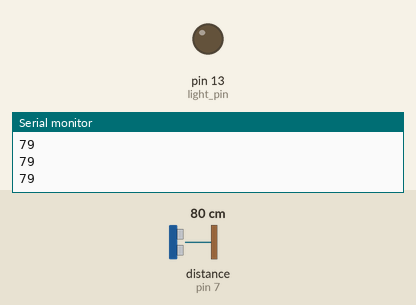
Recording of a sketch running on a simulated Arduino Uno, built with avr-gcc and run on an emulated ATmega328P. Parts: output pins drawn as LEDs (lit = HIGH), the last lines printed to the serial monitor. Wiring (inferred from the names in the program): ultrasonic range finder: trigger pin 8; echo pin 7. The inputs (shaded band) are chosen by the test bench; at power-on: distance to the obstacle (sensor on pin 7) 80 cm. The echo pulse lasts 58.3 µs per cm; pins used as bus, display or sensor lines are not drawn.

Above: at 1.2 s.
1.3 s: distance to the obstacle (sensor on pin 7) set to 12 cm
2.8 s: distance to the obstacle (sensor on pin 7) set to 9 cm
At 4.0 s:
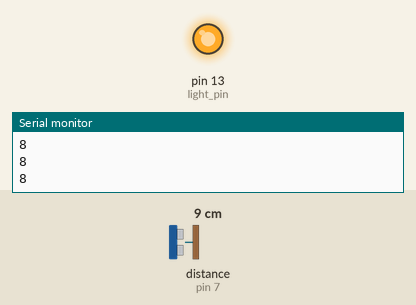
4.3 s: distance to the obstacle (sensor on pin 7) set to 18 cm
At 4.6 s:
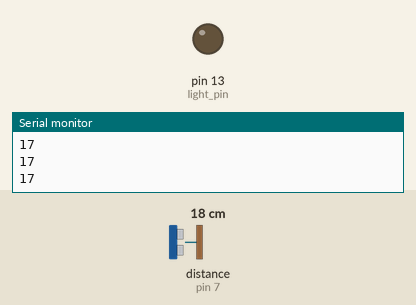
5.8 s: distance to the obstacle (sensor on pin 7) set to 2 cm
At 6.4 s:
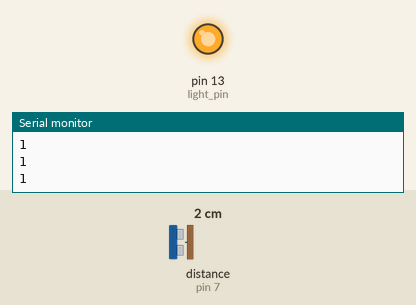
Timing chart, 0 to 8.3 s (numbered marks = the images above; inputs shaded):
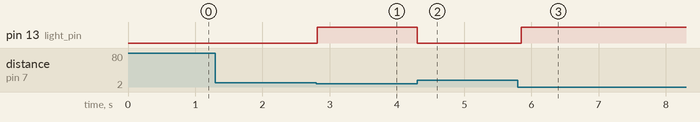

Measured:
- the behaviour switches between 11 and 10 cm on distance to the obstacle (sensor on pin 7) (found by bisection; images 0 and 1)
- after the input at 2.8 s, pin 13 (light_pin): LOW → HIGH at once
- after the input at 4.3 s, pin 13 (light_pin): HIGH → LOW at once
- after the input at 5.8 s, pin 13 (light_pin): LOW → HIGH after 0.05 s

The sketch:

Ultrasonic_Detector_-_Mark_I.ino
```cpp
#define echo_pin 7
#define trig_pin 8
#define light_pin 13

long duration;
long distance;

void setup() {
  // put your setup code here, to run once:
  Serial.begin(9600);
  pinMode(echo_pin, INPUT);
  pinMode(trig_pin, OUTPUT);
  pinMode(light_pin, OUTPUT);
}

void loop() {
  // Turn ultrasonic sensor off
  digitalWrite(trig_pin, LOW);
  delayMicroseconds(2);

  // Turn ultrasonic sensor on
  digitalWrite(trig_pin, HIGH);
  delayMicroseconds(10);

  // Turn ultrasonic sensor off
  digitalWrite(trig_pin, LOW);

  // Recieve input from ultrasonic sensor
  duration = pulseIn(echo_pin, HIGH);
  // Calculate distance
  distance = duration/58.2;

  // Print distance to Arduino IDE console
  Serial.println(distance);

  // If distance is within 10 units, turn the sensor on
  if(distance < 10) { digitalWrite(light_pin, HIGH); }
  else              { digitalWrite(light_pin, LOW); }

  delay(50);
}
```
